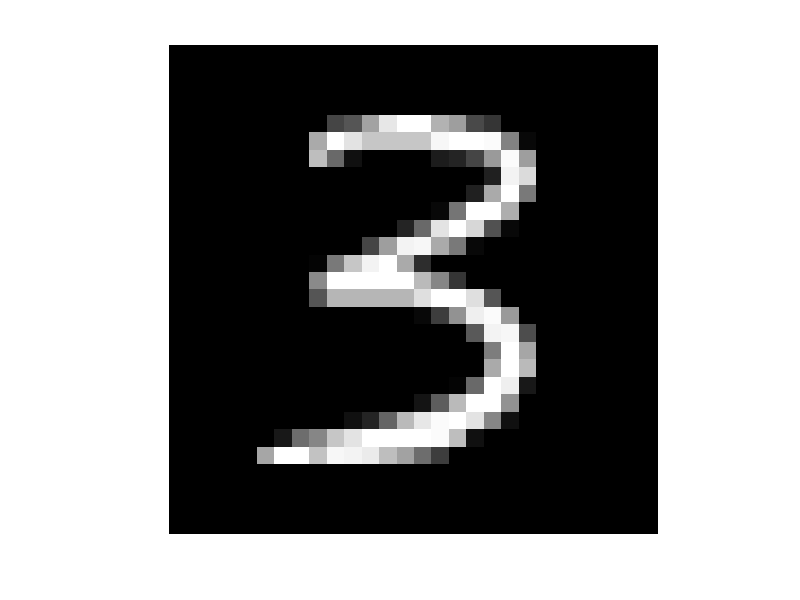

Here is the MATLAB script that generated this plot: (Note: this script raises an error after producing the figure.)
pixels = [0,0,0,0,0,0,0,0,0,0,0,0,0,0,0,0,0,0,0,0,0,0,0,0,0,0,0,0,0,0,0,0,0,0,0,0,0,0,0,0,0,0,0,0,0,0,0,0,0,0,0,0,0,0,0,0,0,0,0,0,0,0,0,0,0,0,0,0,0,0,0,0,0,0,0,0,0,0,0,0,0,0,0,0,0,0,0,0,0,0,0,0,0,0,0,0,0,0,0,0,0,0,0,0,0,0,0,0,0,0,0,0,0,0,0,0,0,0,0,0,0,68,86,163,228,255,254,176,156,73,53,0,0,0,0,0,0,0,0,0,0,0,0,0,0,0,0,0,171,252,225,198,198,199,198,245,253,253,249,131,8,0,0,0,0,0,0,0,0,0,0,0,0,0,0,0,191,107,18,0,0,0,0,31,36,68,152,250,158,0,0,0,0,0,0,0,0,0,0,0,0,0,0,0,0,0,0,0,0,0,0,0,0,0,32,243,216,0,0,0,0,0,0,0,0,0,0,0,0,0,0,0,0,0,0,0,0,0,0,0,0,33,170,253,120,0,0,0,0,0,0,0,0,0,0,0,0,0,0,0,0,0,0,0,0,0,0,11,119,254,255,173,0,0,0,0,0,0,0,0,0,0,0,0,0,0,0,0,0,0,0,0,0,36,107,225,253,214,83,8,0,0,0,0,0,0,0,0,0,0,0,0,0,0,0,0,0,0,0,68,159,241,245,171,120,11,0,0,0,0,0,0,0,0,0,0,0,0,0,0,0,0,0,0,6,123,199,241,253,169,44,0,0,0,0,0,0,0,0,0,0,0,0,0,0,0,0,0,0,0,0,0,137,253,253,253,253,254,186,135,52,0,0,0,0,0,0,0,0,0,0,0,0,0,0,0,0,0,0,0,85,181,181,181,181,182,223,254,254,221,85,0,0,0,0,0,0,0,0,0,0,0,0,0,0,0,0,0,0,0,0,0,0,0,10,63,147,237,249,152,0,0,0,0,0,0,0,0,0,0,0,0,0,0,0,0,0,0,0,0,0,0,0,0,0,91,241,245,76,0,0,0,0,0,0,0,0,0,0,0,0,0,0,0,0,0,0,0,0,0,0,0,0,0,125,253,165,0,0,0,0,0,0,0,0,0,0,0,0,0,0,0,0,0,0,0,0,0,0,0,0,0,170,253,184,0,0,0,0,0,0,0,0,0,0,0,0,0,0,0,0,0,0,0,0,0,0,0,6,106,255,238,26,0,0,0,0,0,0,0,0,0,0,0,0,0,0,0,0,0,0,0,0,0,20,93,185,253,254,146,0,0,0,0,0,0,0,0,0,0,0,0,0,0,0,0,0,0,19,37,102,186,230,248,253,227,133,16,0,0,0,0,0,0,0,0,0,0,0,0,0,3,25,109,135,199,226,253,253,254,253,250,189,16,0,0,0,0,0,0,0,0,0,0,0,0,0,0,0,166,253,253,195,247,240,233,188,163,111,62,0,0,0,0,0,0,0,0,0,0,0,0,0,0,0,0,0,0,0,0,0,0,0,0,0,0,0,0,0,0,0,0,0,0,0,0,0,0,0,0,0,0,0,0,0,0,0,0,0,0,0,0,0,0,0,0,0,0,0,0,0,0,0,0,0,0,0,0,0,0,0,0,0,0,0,0,0,0,0,0,0,0,0,0,0,0,0,0,0,0,0,0,0,0,0,0,0,0,0,0,0,0,0,0,0,0,0,0,0,0,0,0,0,0,0,0,0,0,0,0,0,0,0,0];
imMat = reshape(pixels, 28, 28);

figure
imshow(imMat', [0, 255])
axis tight

theta_opt = dlmread("theta_optimal_LR_lambda_0");
image = [1 pixels];
[prob, ind] = max(sigmoid(image*theta_opt));  

estimate = ind - 1;
fprintf("Estimate by logistic regression with no regularization = %d.\n", estimate);
